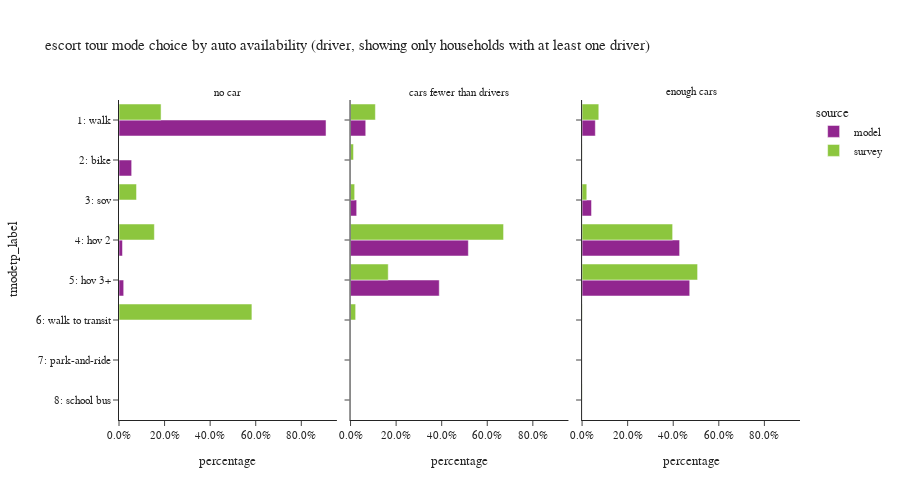

The notebook cell saved with this chart:
### Code cell
plot_mode_choice(es_tour.loc[es_tour['auto_available_driver'] != "no dirver"], "auto_available_driver",
                 {"auto_available_driver": ["no car", "cars fewer than drivers", "enough cars"],
                  "tmodetp_label": ["1: walk", "2: bike", "3: sov", "4: hov 2", "5: hov 3+", "6: walk to transit",
                                    "7: park-and-ride", "8: school bus", "9: other–survey only"]},
                 "auto availability (driver, showing only households with at least one driver)", 3, 500, 900)

### Figure 1 — Plotly figure (JSON) as saved in the notebook; plotly's stock layout.template omitted (floating-point values rounded to 4 significant figures)
{"data": [{"alignmentgroup": "True", "customdata": [[74679], [4565], [1261], [1695]], "hovertemplate": "source=model<br>auto_available_driver=no car<br>percentage=%{x}<br>tmodetp_label=%{y}<br>sample count=%{customdata[0]}<extra></extra>", "legendgroup": "model", "marker": {"color": "#91268F", "pattern": {"shape": ""}}, "name": "model", "offsetgroup": "model", "orientation": "h", "showlegend": true, "textposition": "auto", "type": "bar", "x": [0.9085, 0.05554, 0.01534, 0.02062], "xaxis": "x", "y": ["1: walk", "2: bike", "4: hov 2", "5: hov 3+"], "yaxis": "y"}, {"alignmentgroup": "True", "customdata": [[4], [1], [1], [4]], "hovertemplate": "source=survey<br>auto_available_driver=no car<br>percentage=%{x}<br>tmodetp_label=%{y}<br>sample count=%{customdata[0]}<extra></extra>", "legendgroup": "survey", "marker": {"color": "#8CC63E", "pattern": {"shape": ""}}, "name": "survey", "offsetgroup": "survey", "orientation": "h", "showlegend": true, "textposition": "auto", "type": "bar", "x": [0.1846, 0.07694, 0.1552, 0.5832], "xaxis": "x", "y": ["1: walk", "3: sov", "4: hov 2", "6: walk to transit"], "yaxis": "y"}, {"alignmentgroup": "True", "customdata": [[18661], [3], [7532], [144621], [108904]], "hovertemplate": "source=model<br>auto_available_driver=cars fewer than drivers<br>percentage=%{x}<br>tmodetp_label=%{y}<br>sample count=%{customdata[0]}<extra></extra>", "legendgroup": "model", "marker": {"color": "#91268F", "pattern": {"shape": ""}}, "name": "model", "offsetgroup": "model", "orientation": "h", "showlegend": false, "textposition": "auto", "type": "bar", "x": [0.06671, 1.072e-05, 0.02693, 0.517, 0.3893], "xaxis": "x2", "y": ["1: walk", "2: bike", "3: sov", "4: hov 2", "5: hov 3+"], "yaxis": "y2"}, {"alignmentgroup": "True", "customdata": [[39], [7], [13], [100], [55], [2], [1]], "hovertemplate": "source=survey<br>auto_available_driver=cars fewer than drivers<br>percentage=%{x}<br>tmodetp_label=%{y}<br>sample count=%{customdata[0]}<extra></extra>", "legendgroup": "survey", "marker": {"color": "#8CC63E", "pattern": {"shape": ""}}, "name": "survey", "offsetgroup": "survey", "orientation": "h", "showlegend": false, "textposition": "auto", "type": "bar", "x": [0.1091, 0.01313, 0.01814, 0.6715, 0.1654, 0.0224, 0.0002966], "xaxis": "x2", "y": ["1: walk", "2: bike", "3: sov", "4: hov 2", "5: hov 3+", "6: walk to transit", "8: school bus"], "yaxis": "y2"}, {"alignmentgroup": "True", "customdata": [[26443], [9], [18839], [194648], [214812]], "hovertemplate": "source=model<br>auto_available_driver=enough cars<br>percentage=%{x}<br>tmodetp_label=%{y}<br>sample count=%{customdata[0]}<extra></extra>", "legendgroup": "model", "marker": {"color": "#91268F", "pattern": {"shape": ""}}, "name": "model", "offsetgroup": "model", "orientation": "h", "showlegend": false, "textposition": "auto", "type": "bar", "x": [0.05815, 1.979e-05, 0.04143, 0.428, 0.4724], "xaxis": "x3", "y": ["1: walk", "2: bike", "3: sov", "4: hov 2", "5: hov 3+"], "yaxis": "y3"}, {"alignmentgroup": "True", "customdata": [[37], [4], [15], [188], [174], [4], [2]], "hovertemplate": "source=survey<br>auto_available_driver=enough cars<br>percentage=%{x}<br>tmodetp_label=%{y}<br>sample count=%{customdata[0]}<extra></extra>", "legendgroup": "survey", "marker": {"color": "#8CC63E", "pattern": {"shape": ""}}, "name": "survey", "offsetgroup": "survey", "orientation": "h", "showlegend": false, "textposition": "auto", "type": "bar", "x": [0.07336, 0.0003836, 0.02066, 0.3974, 0.5069, 0.0008038, 0.0005181], "xaxis": "x3", "y": ["1: walk", "2: bike", "3: sov", "4: hov 2", "5: hov 3+", "6: walk to transit", "8: school bus"], "yaxis": "y3"}], "layout": {"annotations": [{"font": {}, "showarrow": false, "text": "no car", "x": 0.16, "xanchor": "center", "xref": "paper", "y": 1.0, "yanchor": "bottom", "yref": "paper"}, {"font": {}, "showarrow": false, "text": "cars fewer than drivers", "x": 0.5, "xanchor": "center", "xref": "paper", "y": 1.0, "yanchor": "bottom", "yref": "paper"}, {"font": {}, "showarrow": false, "text": "enough cars", "x": 0.84, "xanchor": "center", "xref": "paper", "y": 1.0, "yanchor": "bottom", "yref": "paper"}], "barmode": "group", "height": 500, "legend": {"title": {"text": "source"}, "tracegroupgap": 0}, "title": {"text": "escort tour mode choice by auto availability (driver, showing only households with at least one driver)"}, "width": 900, "xaxis": {"anchor": "y", "domain": [0.0, 0.32], "tickformat": ".1%", "title": {"text": "percentage"}}, "xaxis2": {"anchor": "y2", "domain": [0.34, 0.66], "matches": "x", "tickformat": ".1%", "title": {"text": "percentage"}}, "xaxis3": {"anchor": "y3", "domain": [0.68, 1.0], "matches": "x", "tickformat": ".1%", "title": {"text": "percentage"}}, "yaxis": {"anchor": "x", "categoryarray": ["9: other–survey only", "8: school bus", "7: park-and-ride", "6: walk to transit", "5: hov 3+", "4: hov 2", "3: sov", "2: bike", "1: walk"], "categoryorder": "array", "domain": [0.0, 1.0], "title": {"text": "tmodetp_label"}}, "yaxis2": {"anchor": "x2", "domain": [0.0, 1.0], "matches": "y", "showticklabels": false}, "yaxis3": {"anchor": "x3", "domain": [0.0, 1.0], "matches": "y", "showticklabels": false}}}
